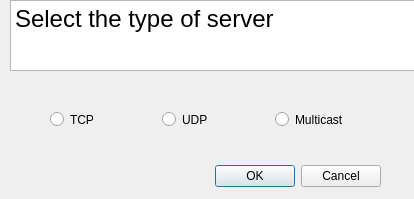
<?xml version="1.0" encoding="UTF-8"?>
<ui version="4.0">
 <class>ServerSettingsDialog</class>
 <widget class="QDialog" name="ServerSettingsDialog">
  <property name="geometry">
   <rect>
    <x>0</x>
    <y>0</y>
    <width>414</width>
    <height>199</height>
   </rect>
  </property>
  <property name="windowTitle">
   <string>Dialog</string>
  </property>
  <widget class="QDialogButtonBox" name="buttonBox">
   <property name="geometry">
    <rect>
     <x>40</x>
     <y>160</y>
     <width>341</width>
     <height>32</height>
    </rect>
   </property>
   <property name="orientation">
    <enum>Qt::Horizontal</enum>
   </property>
   <property name="standardButtons">
    <set>QDialogButtonBox::Cancel|QDialogButtonBox::Ok</set>
   </property>
  </widget>
  <widget class="QTextEdit" name="textEdit">
   <property name="geometry">
    <rect>
     <x>10</x>
     <y>0</y>
     <width>411</width>
     <height>71</height>
    </rect>
   </property>
   <property name="readOnly">
    <bool>true</bool>
   </property>
   <property name="html">
    <string>&lt;!DOCTYPE HTML PUBLIC &quot;-//W3C//DTD HTML 4.0//EN&quot; &quot;http://www.w3.org/TR/REC-html40/strict.dtd&quot;&gt;
&lt;html&gt;&lt;head&gt;&lt;meta name=&quot;qrichtext&quot; content=&quot;1&quot; /&gt;&lt;style type=&quot;text/css&quot;&gt;
p, li { white-space: pre-wrap; }
&lt;/style&gt;&lt;/head&gt;&lt;body style=&quot; font-family:'MS Shell Dlg 2'; font-size:8.25pt; font-weight:400; font-style:normal;&quot;&gt;
&lt;p style=&quot; margin-top:0px; margin-bottom:0px; margin-left:0px; margin-right:0px; -qt-block-indent:0; text-indent:0px;&quot;&gt;&lt;span style=&quot; font-size:18pt;&quot;&gt;Select the type of server&lt;/span&gt;&lt;/p&gt;&lt;/body&gt;&lt;/html&gt;</string>
   </property>
  </widget>
  <widget class="QWidget" name="">
   <property name="geometry">
    <rect>
     <x>50</x>
     <y>110</y>
     <width>331</width>
     <height>19</height>
    </rect>
   </property>
   <layout class="QHBoxLayout" name="horizontalLayout">
    <item>
     <widget class="QRadioButton" name="TCPRadio">
      <property name="text">
       <string>TCP</string>
      </property>
     </widget>
    </item>
    <item>
     <widget class="QRadioButton" name="UDPRadio">
      <property name="text">
       <string>UDP</string>
      </property>
     </widget>
    </item>
    <item>
     <widget class="QRadioButton" name="MulticastRadio">
      <property name="text">
       <string>Multicast</string>
      </property>
     </widget>
    </item>
   </layout>
  </widget>
 </widget>
 <resources/>
 <connections>
  <connection>
   <sender>buttonBox</sender>
   <signal>accepted()</signal>
   <receiver>ServerSettingsDialog</receiver>
   <slot>accept()</slot>
   <hints>
    <hint type="sourcelabel">
     <x>248</x>
     <y>254</y>
    </hint>
    <hint type="destinationlabel">
     <x>157</x>
     <y>274</y>
    </hint>
   </hints>
  </connection>
  <connection>
   <sender>buttonBox</sender>
   <signal>rejected()</signal>
   <receiver>ServerSettingsDialog</receiver>
   <slot>reject()</slot>
   <hints>
    <hint type="sourcelabel">
     <x>316</x>
     <y>260</y>
    </hint>
    <hint type="destinationlabel">
     <x>286</x>
     <y>274</y>
    </hint>
   </hints>
  </connection>
 </connections>
</ui>
